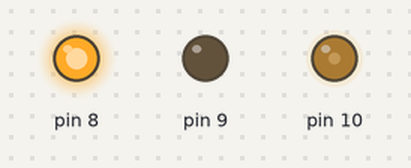
Bench run of a sketch on a simulated Arduino Uno, built with avr-gcc and run on an emulated ATmega328P. On the bench: output pins drawn as LEDs (lit = HIGH).

Above: at 1.6 s.
At 3.4 s:
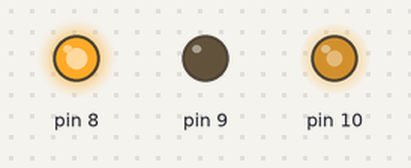
At 5.9 s:
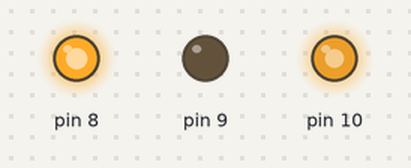
At 10.5 s:
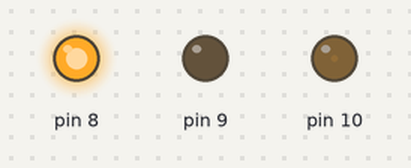
Timing chart, 0 to 12.0 s (numbered marks = the images above):
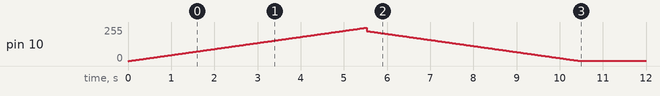

The sketch:

4.1-L298N-2.ino
```cpp
int a;

void setup() {
  pinMode(8,OUTPUT);
  pinMode(9,OUTPUT);
  pinMode(10,OUTPUT);

  digitalWrite(10,255);

    for (int a = 0; a <= 250; a = a + 1){
        digitalWrite(8,HIGH);
        digitalWrite(9,LOW);
        analogWrite(10,a);
        delay(22);
    }
    for(int a = 225;a >= 1; a = a - 1){
      digitalWrite(8,HIGH);
      digitalWrite(9,LOW);
      analogWrite(10,a);
      delay(22);
    }


}
```
